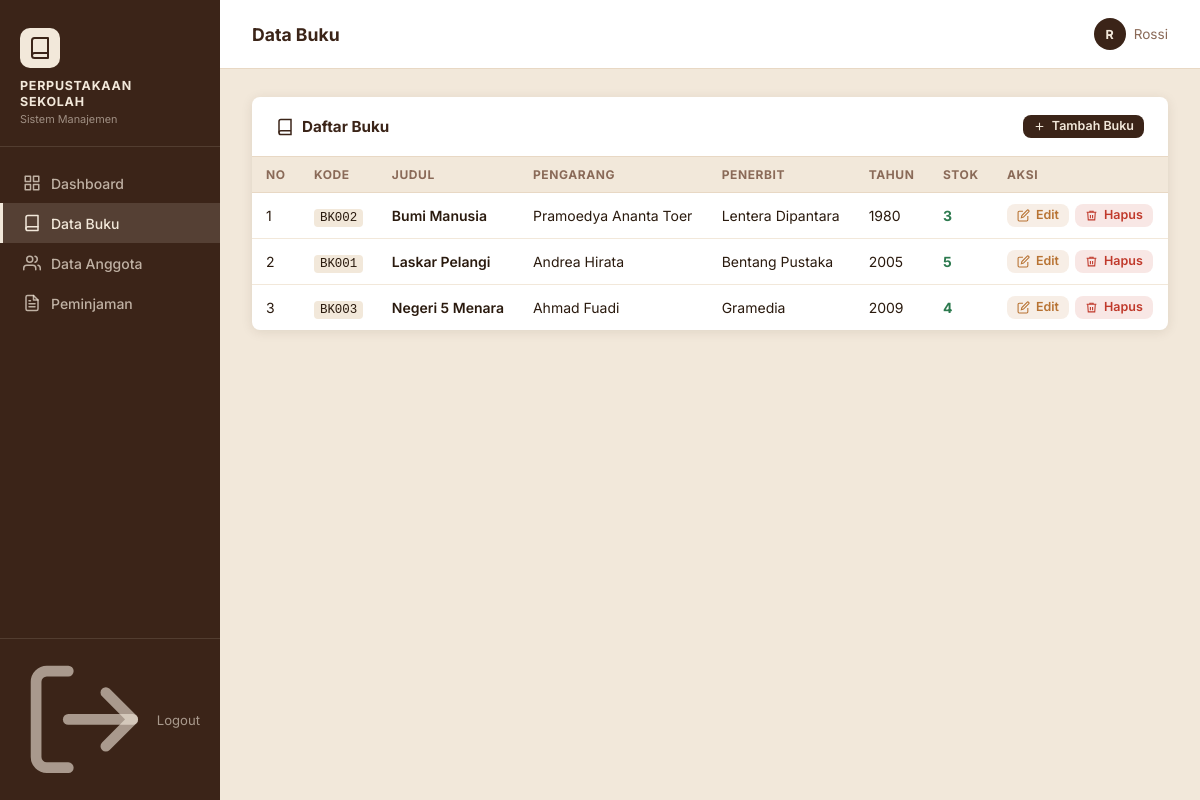
The app's page /data_buku.php (signed in) with its own data.
### tables this page shows
CREATE TABLE IF NOT EXISTS buku (
  id_buku VARCHAR(20) PRIMARY KEY,
  judul VARCHAR(200) NOT NULL,
  pengarang VARCHAR(100) NOT NULL,
  penerbit VARCHAR(100) NOT NULL,
  tahun YEAR NOT NULL,
  stok INT NOT NULL DEFAULT 0
);

### data_buku.php (the view, shortened to what this page needs)
<?php
require_once __DIR__ . '/koneksi.php';
require_once __DIR__ . '/helpers.php';
$aksi = $_GET['aksi'] ?? '';
$edit = null;
$showForm = ($aksi === 'tambah' || $edit);
?>
<!DOCTYPE html>
<html lang="id">
<head>
<link rel="stylesheet" href="style.css">
</head>
<body>
<div class="layout">
  <?php sidebar('Buku'); ?>
  <div class="main">
    <?php topbar('Data Buku'); ?>
    <div class="content">
      <div class="card">
        <div class="card-head">
          <h2>
            <svg viewBox="0 0 24 24" fill="none" stroke="currentColor" stroke-width="2"><path d="M4 19.5A2.5 2.5 0 0 1 6.5 17H20"/><path d="M6.5 2H20v20H6.5A2.5 2.5 0 0 1 4 19.5v-15A2.5 2.5 0 0 1 6.5 2z"/></svg>
            Daftar Buku
          </h2>
          <?php if (!$showForm): ?>
          <a href="?aksi=tambah" class="btn btn-primary btn-sm">
            <svg viewBox="0 0 24 24" fill="none" stroke="currentColor" stroke-width="2"><line x1="12" y1="5" x2="12" y2="19"/><line x1="5" y1="12" x2="19" y2="12"/></svg>
            Tambah Buku
          </a>
          <?php endif; ?>
        </div>
        <div class="tbl-wrap">
          <table>
            <thead>
              <tr>
                <th>No</th>
                <th>Kode</th>
                <th>Judul</th>
                <th>Pengarang</th>
                <th>Penerbit</th>
                <th>Tahun</th>
                <th>Stok</th>
                <th>Aksi</th>
              </tr>
            </thead>
            <tbody>
            <?php
            $no = 1;
            $q = mysqli_query($koneksi, "SELECT * FROM buku ORDER BY judul");
            while ($b = mysqli_fetch_assoc($q)):
            ?>
              <tr>
                <td><?= $no++ ?></td>
                <td><code style="font-size:.78rem;background:var(--cream);padding:2px 6px;border-radius:4px"><?= h($b['id_buku']) ?></code></td>
                <td style="font-weight:600"><?= h($b['judul']) ?></td>
                <td><?= h($b['pengarang']) ?></td>
                <td><?= h($b['penerbit']) ?></td>
                <td><?= h($b['tahun']) ?></td>
                <td>
                  <span style="font-weight:700;color:<?= $b['stok']>0?'var(--success)':'var(--danger)' ?>">
                    <?= $b['stok'] ?>
                  </span>
                </td>
                <td>
                  <div style="display:flex;gap:6px">
                    <a href="?aksi=edit&id=<?= urlencode($b['id_buku']) ?>" class="btn btn-warn btn-sm">
                      <svg viewBox="0 0 24 24" fill="none" stroke="currentColor" stroke-width="2"><path d="M11 4H4a2 2 0 0 0-2 2v14a2 2 0 0 0 2 2h14a2 2 0 0 0 2-2v-7"/><path d="M18.5 2.5a2.121 2.121 0 0 1 3 3L12 15l-4 1 1-4 9.5-9.5z"/></svg>
                      Edit
                    </a>
                    <a href="?aksi=hapus&id=<?= urlencode($b['id_buku']) ?>"
                       onclick="return confirm('Hapus buku ini?')"
                       class="btn btn-danger btn-sm">
                      <svg viewBox="0 0 24 24" fill="none" stroke="currentColor" stroke-width="2"><polyline points="3 6 5 6 21 6"/><path d="M19 6l-1 14H6L5 6"/><path d="M10 11v6"/><path d="M14 11v6"/><path d="M9 6V4h6v2"/></svg>
                      Hapus
                    </a>
                  </div>
                </td>
              </tr>
            <?php endwhile; ?>
            </tbody>
          </table>
        </div>
      </div>
    </div>
  </div>
</div>
</body>
</html>

### helpers.php (shortened to what this page needs)
<?php
function h($s) { return htmlspecialchars($s ?? '', ENT_QUOTES, 'UTF-8'); }
function sidebar($active = '') {
?>
<aside class="sidebar">
  <div class="sidebar-brand">
    <div class="logo-mark">
      <svg viewBox="0 0 24 24" fill="none" stroke="currentColor" stroke-width="2" stroke-linecap="round" stroke-linejoin="round">
        <path d="M4 19.5A2.5 2.5 0 0 1 6.5 17H20"/><path d="M6.5 2H20v20H6.5A2.5 2.5 0 0 1 4 19.5v-15A2.5 2.5 0 0 1 6.5 2z"/>
      </svg>
    </div>
    <h1>Perpustakaan<br>Sekolah</h1>
    <small>Sistem Manajemen</small>
  </div>
  <ul class="sidebar-nav">
    <li><a href="dashboard.php" class="<?= $active==='Dashboard'?'active':'' ?>">
      <svg viewBox="0 0 24 24" fill="none" stroke="currentColor" stroke-width="2" stroke-linecap="round" stroke-linejoin="round"><rect x="3" y="3" width="7" height="7"/><rect x="14" y="3" width="7" height="7"/><rect x="14" y="14" width="7" height="7"/><rect x="3" y="14" width="7" height="7"/></svg>
      <span>Dashboard</span>
    </a></li>
    <li><a href="data_buku.php" class="<?= $active==='Buku'?'active':'' ?>">
      <svg viewBox="0 0 24 24" fill="none" stroke="currentColor" stroke-width="2" stroke-linecap="round" stroke-linejoin="round"><path d="M4 19.5A2.5 2.5 0 0 1 6.5 17H20"/><path d="M6.5 2H20v20H6.5A2.5 2.5 0 0 1 4 19.5v-15A2.5 2.5 0 0 1 6.5 2z"/></svg>
      <span>Data Buku</span>
    </a></li>
    <li><a href="data_anggota.php" class="<?= $active==='Anggota'?'active':'' ?>">
      <svg viewBox="0 0 24 24" fill="none" stroke="currentColor" stroke-width="2" stroke-linecap="round" stroke-linejoin="round"><path d="M17 21v-2a4 4 0 0 0-4-4H5a4 4 0 0 0-4 4v2"/><circle cx="9" cy="7" r="4"/><path d="M23 21v-2a4 4 0 0 0-3-3.87"/><path d="M16 3.13a4 4 0 0 1 0 7.75"/></svg>
      <span>Data Anggota</span>
    </a></li>
    <li><a href="peminjaman.php" class="<?= $active==='Peminjaman'?'active':'' ?>">
      <span>Peminjaman</span>
    </a></li>
  </ul>
  <div class="sidebar-footer">
    <a href="logout.php">
      <svg viewBox="0 0 24 24" fill="none" stroke="currentColor" stroke-width="2" stroke-linecap="round" stroke-linejoin="round"><path d="M9 21H5a2 2 0 0 1-2-2V5a2 2 0 0 1 2-2h4"/><polyline points="16 17 21 12 16 7"/><line x1="21" y1="12" x2="9" y2="12"/></svg>
      Logout
    </a>
  </div>
</aside>
<?php
}
function topbar($title, $user = '') {
  if (!$user) $user = $_SESSION['nama'] ?? 'Admin';
  $initial = strtoupper(mb_substr($user, 0, 1));
?>
<header class="topbar">
  <span class="topbar-title"><?= h($title) ?></span>
  <div class="topbar-user">
    <div class="avatar"><?= $initial ?></div>
    <span><?= h($user) ?></span>
  </div>
</header>
<?php
}
?>

### records on screen
buku: id_buku "BK002", judul "Bumi Manusia", pengarang "Pramoedya Ananta Toer", penerbit "Lentera Dipantara", tahun "1980", stok "3"
buku: id_buku "BK001", judul "Laskar Pelangi", pengarang "Andrea Hirata", penerbit "Bentang Pustaka", tahun "2005", stok "5"
buku: id_buku "BK003", judul "Negeri 5 Menara", pengarang "Ahmad Fuadi", penerbit "Gramedia", tahun "2009", stok "4"

### other values on screen
$title "Data Buku"
$initial "R"
$user "Rossi"
